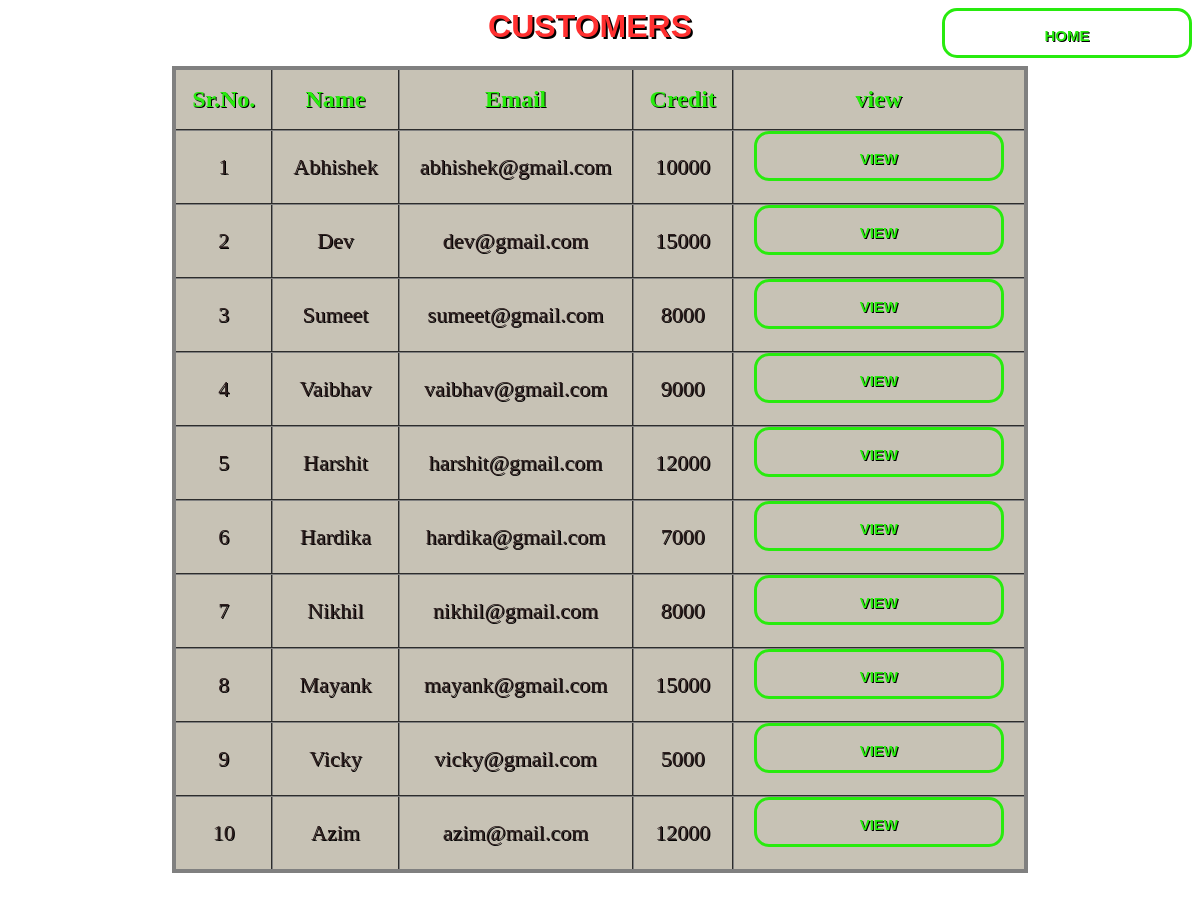
The app's page /checkcredit.php with its own data.
### tables this page shows
CREATE TABLE `users` (
  `name` varchar(50) NOT NULL,
  `email` varchar(50) NOT NULL,
  `amount` double DEFAULT NULL
);

### userinformation.php (the view, shortened to what this page needs)
<?php
$con=mysqli_connect('localhost','root','','banking_system');
$sql = "SELECT name, email, amount FROM users";
$result = $con->query($sql);
?>
<html>
<head>
   <link rel="stylesheet" href="button.css">
</head>
<body>
	<div class="buttons">
	<a href="index.php">
    <button class="primary_btn" style="float: right;" >HOME</button>
	</a>
</div>
	<h1 style="color:#FF3030;text-shadow: 2px 2px black; text-align:left">&nbsp &nbsp &nbsp &nbsp &nbsp &nbsp &nbsp &nbsp &nbsp &nbsp &nbsp &nbsp &nbsp &nbsp &nbsp &nbsp &nbsp &nbsp &nbsp &nbsp &nbsp &nbsp &nbsp &nbsp &nbsp &nbsp &nbsp
	CUSTOMERS </h1>
	<table class="flat-table-1">
		<thead>
			<th>Sr.No.</th>
			<th>Name</th>
			<th>Email</th>
			<th>Credit</th>
			<th>view</th>
		</thead>
		<tbody>
		<tr>
			<?php
				$row=mysqli_fetch_array($result);
			?>
            <td>1</td>
			<td><?php echo  $row["name"]; ?></td>
			<td><?php echo  $row["email"]; ?></td>
			<td><?php echo  $row["amount"]; ?></td>
			<td>
				<form action="user.php" method="post"  class="view" onclick="openWin()">
					<button class="primary_btn" type="submit" name="name" value="<?php echo  $row["name"]; ?>" >View</button>
				</form>
			</td>
		</tr>
		<tr>
			<?php
				$row=mysqli_fetch_array($result);
			?>
			<td> 2</td>
			<td><?php echo  $row["name"]; ?></td>
			<td><?php echo  $row["email"]; ?></td>
			<td><?php echo  $row["amount"]; ?></td>
			<td>
				<form action="user.php" method="post" class="view">
					<button class="primary_btn" type="submit" name="name" value="<?php echo  $row["name"]; ?>">View</button>
				</form>
			</td>
		</tr>
        <tr>
			<?php
				$row=mysqli_fetch_array($result);
			?>
			<td> 3</td>
			<td><?php echo  $row["name"]; ?></td>
			<td><?php echo  $row["email"]; ?></td>
			<td><?php echo  $row["amount"]; ?></td>
			<td>
				<form action="user.php" method="post" class="view">
					<button class="primary_btn" type="submit" name="name" value="<?php echo  $row["name"]; ?>">View</button>
				</form>
			</td>
		</tr>
        <tr>
			<?php
				$row=mysqli_fetch_array($result);
			?>
			<td> 4</td>
			<td><?php echo  $row["name"]; ?></td>
			<td><?php echo  $row["email"]; ?></td>
			<td><?php echo  $row["amount"]; ?></td>
			<td>
				<form action="user.php" method="post" class="view">
					<button class="primary_btn" type="submit" name="name" value="<?php echo  $row["name"]; ?>">View</button>
				</form>
			</td>
        </tr>
        <tr>
			<?php
				$row=mysqli_fetch_array($result);
			?>
			<td> 5</td>
			<td><?php echo  $row["name"]; ?></td>
			<td><?php echo  $row["email"]; ?></td>
			<td><?php echo  $row["amount"]; ?></td>
			<td>
				<form action="user.php" method="post" class="view">
					<button class="primary_btn" type="submit" name="name" value="<?php echo  $row["name"]; ?>">View</button>
				</form>
			</td>
		</tr>
        <tr>
			<?php
				$row=mysqli_fetch_array($result);
			?>
			<td> 6</td>
			<td><?php echo  $row["name"]; ?></td>
			<td><?php echo  $row["email"]; ?></td>
			<td><?php echo  $row["amount"]; ?></td>
			<td>
				<form action="user.php" method="post" class="view">
					<button class="primary_btn"type="submit" name="name" value="<?php echo  $row["name"]; ?>">View</button>
				</form>
			</td>
        </tr>
        <tr>
			<?php
				$row=mysqli_fetch_array($result);
			?>
			<td> 7</td>
			<td><?php echo  $row["name"]; ?></td>
			<td><?php echo  $row["email"]; ?></td>
			<td><?php echo  $row["amount"]; ?></td>
			<td>
				<form action="user.php" method="post" class="view">
					<button class="primary_btn"type="submit" name="name" value="<?php echo  $row["name"]; ?>">View</button>
				</form>
			</td>
		</tr>
        <tr>
			<?php
				$row=mysqli_fetch_array($result);
			?>
			<td> 8</td>
			<td><?php echo  $row["name"]; ?></td>
			<td><?php echo  $row["email"]; ?></td>
			<td><?php echo  $row["amount"]; ?></td>
			<td>
				<form action="user.php" method="post" class="view">
					<button class="primary_btn"type="submit" name="name" value="<?php echo  $row["name"]; ?>">View</button>
				</form>
			</td>
		</tr>
        <tr>
			<?php
				$row=mysqli_fetch_array($result);
			?>
			<td> 9</td>
			<td><?php echo  $row["name"]; ?></td>
			<td><?php echo  $row["email"]; ?></td>
			<td><?php echo  $row["amount"]; ?></td>
			<td>
				<form action="user.php" method="post" class="view">
					<button class="primary_btn"type="submit" name="name" value="<?php echo  $row["name"]; ?>">View</button>
				</form>
			</td>
        </tr>
        <tr>
			<?php
				$row=mysqli_fetch_array($result);
			?>
			<td> 10</td>
			<td><?php echo  $row["name"]; ?></td>
			<td><?php echo  $row["email"]; ?></td>
			<td><?php echo  $row["amount"]; ?></td>
			<td>
				<form action="user.php" method="post" class="view">
					<button class="primary_btn"type="submit" name="name" value="<?php echo  $row["name"]; ?>">View</button>
				</form>
			</td>
		</tr>
		</tbody>
	</table><br><br>
</body>
</html>

### checkcredit.php (shortened to what this page needs)
<?php
$con=mysqli_connect('localhost','root','','banking_system');
$name1=$_SESSION['name'];
$q="select amount from users where name='$name1'";
$result=mysqli_query($con,$q);
$row=mysqli_fetch_array($result);
$var=$row['amount'];
if ( $var >= $_POST["transfer"] )
{
    include 'userinformation.php';
}
else
{
	include 'userinformation.php';
    $message="Insufficient Balance";
   echo"<script type='text/javascript'>alert('$message');
   </script>";
}
?>

### button.css (style rules this page uses)
.primary_btn { width: 250px; height:50px; display: inline-block; background: transparent; font-weight:bold; padding: px 50px; color: #28eb0e; font-family: "Compacta", sans-serif; font-size: 15px; font-weight: 650; line-height: 48px; text-shadow: 1px 1px black; border: 3px solid #28eb0e; border-radius: 15px; outline: none !important; box-shadow: none !important; text-align: center; text-transform: uppercase; cursor: pointer; transition: all 300ms linear 0s; }

### userinformation.php (style rules this page uses)
body { text-align:center; }
.flat-table-1 { background: #c7c2b5; }
h1 { font-family: Arial, Times, serif; }
table { text-align:center; margin-left: auto; margin-right: auto; border:4px solid gray; border-collapse:collapse; }
th { color:#28eb0e; font-size:24px; padding:16px; }
td { text-align:center; font-size:22px; color: #2e1f1f; padding: 0px 20px 0px 20px; }
tr { transition: background 0.3s, box-shadow 0.3s; }
th,td { border-collapse:collapse; border:2px groove gray; text-shadow: 1px 1px black; }
body { background-image:url("images/acount.jpg"); background-position: center; background-repeat: no-repeat; background-size: cover; }

### records on screen
users: name "Abhishek", email "abhishek@gmail.com", amount "10000"
users: name "Dev", email "dev@gmail.com", amount "15000"
users: name "Sumeet", email "sumeet@gmail.com", amount "8000"
users: name "Vaibhav", email "vaibhav@gmail.com", amount "9000"
users: name "Harshit", email "harshit@gmail.com", amount "12000"
users: name "Hardika", email "hardika@gmail.com", amount "7000"
users: name "Nikhil", email "nikhil@gmail.com", amount "8000"
users: name "Mayank", email "mayank@gmail.com", amount "15000"
users: name "Vicky", email "vicky@gmail.com", amount "5000"
users: name "Azim", email "azim@mail.com", amount "12000"
